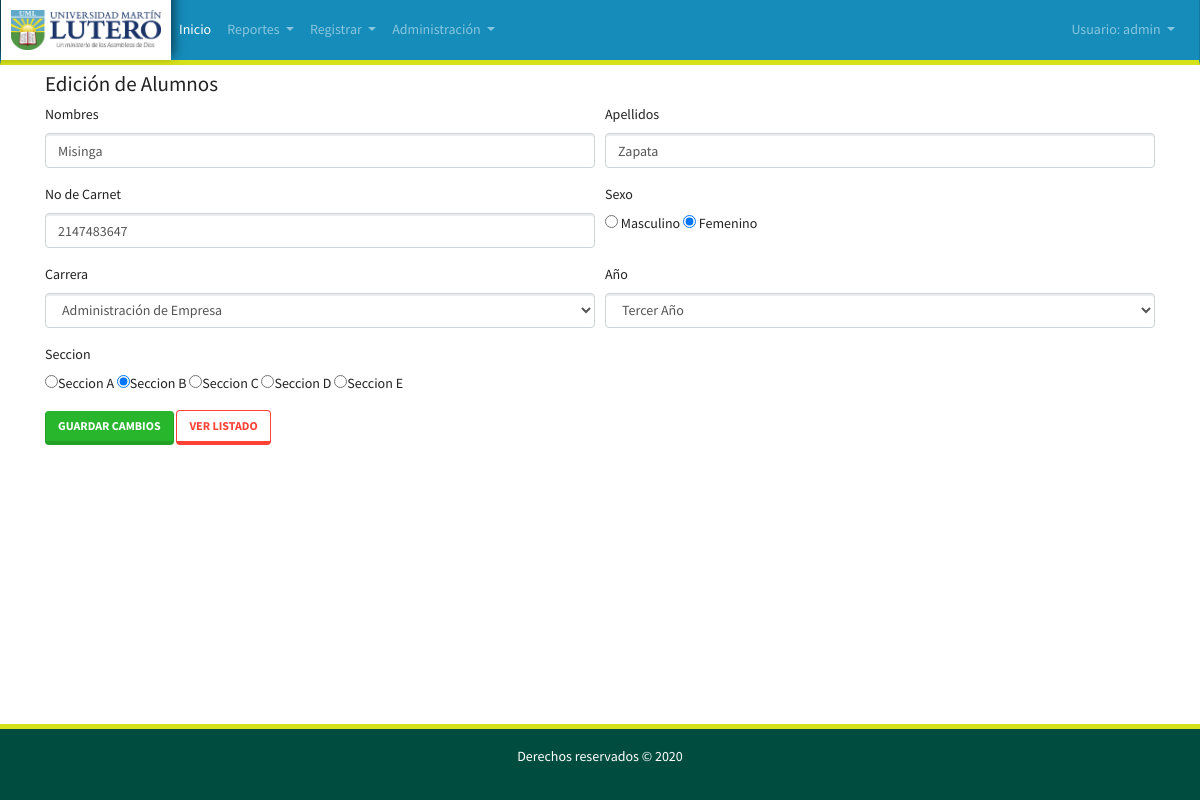
The page /alumnoedit.view.php?id=14 (signed in) on the database its author committed.
### tables this page shows
CREATE TABLE `alumnos` (
  `id` int(11) NOT NULL,
  `num_lista` varchar(11) NOT NULL,
  `nombres` varchar(45) NOT NULL,
  `apellidos` varchar(45) NOT NULL,
  `genero` char(1) NOT NULL,
  `id_grado` int(11) NOT NULL,
  `id_seccion` int(11) NOT NULL,
  `id_carrera` int(11) NOT NULL
);

CREATE TABLE `carreras` (
  `idcarrera` int(11) NOT NULL,
  `nombre` varchar(50) NOT NULL
);

CREATE TABLE `grados` (
  `id` int(11) NOT NULL,
  `nombre` varchar(45) NOT NULL,
  `ciclo` varchar(45) NOT NULL
);

CREATE TABLE `secciones` (
  `id` int(11) NOT NULL,
  `nombre` char(1) NOT NULL
);

### alumnoedit.view.php (the view, shortened to what this page needs)
<!DOCTYPE html>
<?php
require 'functions.php';
if (isset($_GET['id'])) {
    $id_alumno = $_GET['id'];
    $alumno = $conn->prepare("select * from alumnos where id = " . $id_alumno);
    $alumno->execute();
    $alumno = $alumno->fetch();
    $secciones = $conn->prepare("select * from secciones");
    $secciones->execute();
    $secciones = $secciones->fetchAll();
    $carrera = $conn->prepare("select * from carreras");
    $carrera->execute();
    $carrera = $carrera->fetchAll();
    $grados = $conn->prepare("select * from grados");
    $grados->execute();
    $grados = $grados->fetchAll();
} else {
    die('Ha ocurrido un error');
}
?>
<html>
<head>
    <link rel="stylesheet" href="css/bootstrap.min.css">
</head>
<body class="d-flex flex-column min-vh-100">
    <?php include 'includes/nav.php' ?>
    <div class="container">
        <br>
        <h4>Edición de Alumnos</h4>
        <form method="post" action="procesaralumno.php">
            <div class="form-row">
                <div class="form-group col-12 col-sm-6">
                    <label>Nombres</label><br>
                    <input class="form-control" type="text" required name="nombres" value="<?php echo $alumno['nombres'] ?>">
                </div>
                <div class="form-group col-12 col-sm-6">
                    <label>Apellidos</label><br>
                    <input class="form-control" type="text" required name="apellidos" value="<?php echo $alumno['apellidos'] ?>">
                </div>
                <div class="form-group col-12 col-sm-6">
                    <label>No de Carnet</label><br>
                    <input class="form-control" type="text" value="<?php echo $alumno['num_lista'] ?>" name="numlista">
                </div>
                <div class="form-group col-12 col-sm-6">
                    <label>Sexo</label><br><input required type="radio" name="genero" <?php if ($alumno['genero'] == 'M') {
                                                                                            echo "checked";
                                                                                        } ?> value="M"> Masculino
                    <input type="radio" name="genero" required value="F" <?php if ($alumno['genero'] == 'F') {
                                                                                echo "checked";
                                                                            } ?>> Femenino
                </div>
                <div class="form-group col-12 col-sm-6">
                    <label>Carrera</label><br>
                    <select class="form-control" name="carreras" required>
                        <?php foreach ($carrera as $carrera) : ?>
                            <option value="<?php echo $carrera['idcarrera'] ?>" <?php if ($alumno['id_carrera'] == $carrera['idcarrera']) {
                                                                                    echo "selected";
                                                                                } ?>><?php echo $carrera['nombre'] ?></option>
                        <?php endforeach; ?>
                    </select>
                </div>
                <div class="form-group col-12 col-sm-6">
                    <label>Año</label><br>
                    <select class="form-control" name="anio" required>
                        <?php foreach ($grados as $grado) : ?>
                            <option value="<?php echo $grado['id'] ?>" <?php if ($alumno['id_grado'] == $grado['id']) {
                                                                            echo "selected";
                                                                        } ?>><?php echo $grado['nombre'] ?></option>
                        <?php endforeach; ?>
                    </select>
                </div>
                <div class="form-group col-12 col-sm-6">
                    <label>Seccion</label><br>
                    <?php foreach ($secciones as $seccion) : ?>
                        <input type="radio" name="seccion" <?php if ($alumno['id_seccion'] == $seccion['id']) {
                                                                echo "checked";
                                                            } ?> required value="<?php echo $seccion['id'] ?>">Seccion <?php echo $seccion['nombre'] ?>
                    <?php endforeach; ?>
                </div>
            </div>
            <button class="btn btn-success" type="submit" name="modificar">Guardar Cambios</button>
            <a  class="btn btn-outline-danger" href="listadoalumnos.view.php">Ver Listado</a>
        </form>
    </div>
    <?php
    include 'includes/footer.php';
    ?>
</body>
</html>

### includes/nav.php (style rules this page uses)
.container { margin-top: 50px; }

### rows shown on the page
alumnos: nombres "Misinga", apellidos "Zapata", numlista "2147483647", genero "☑", carreras "Administración de Empresa", anio "Tercer Año", id_seccion "☑"
secciones: nombre "A"
secciones: nombre "B"
secciones: nombre "C"
secciones: nombre "D"
secciones: nombre "E"

### other values the page prints
$_SESSION["username"] "admin"
